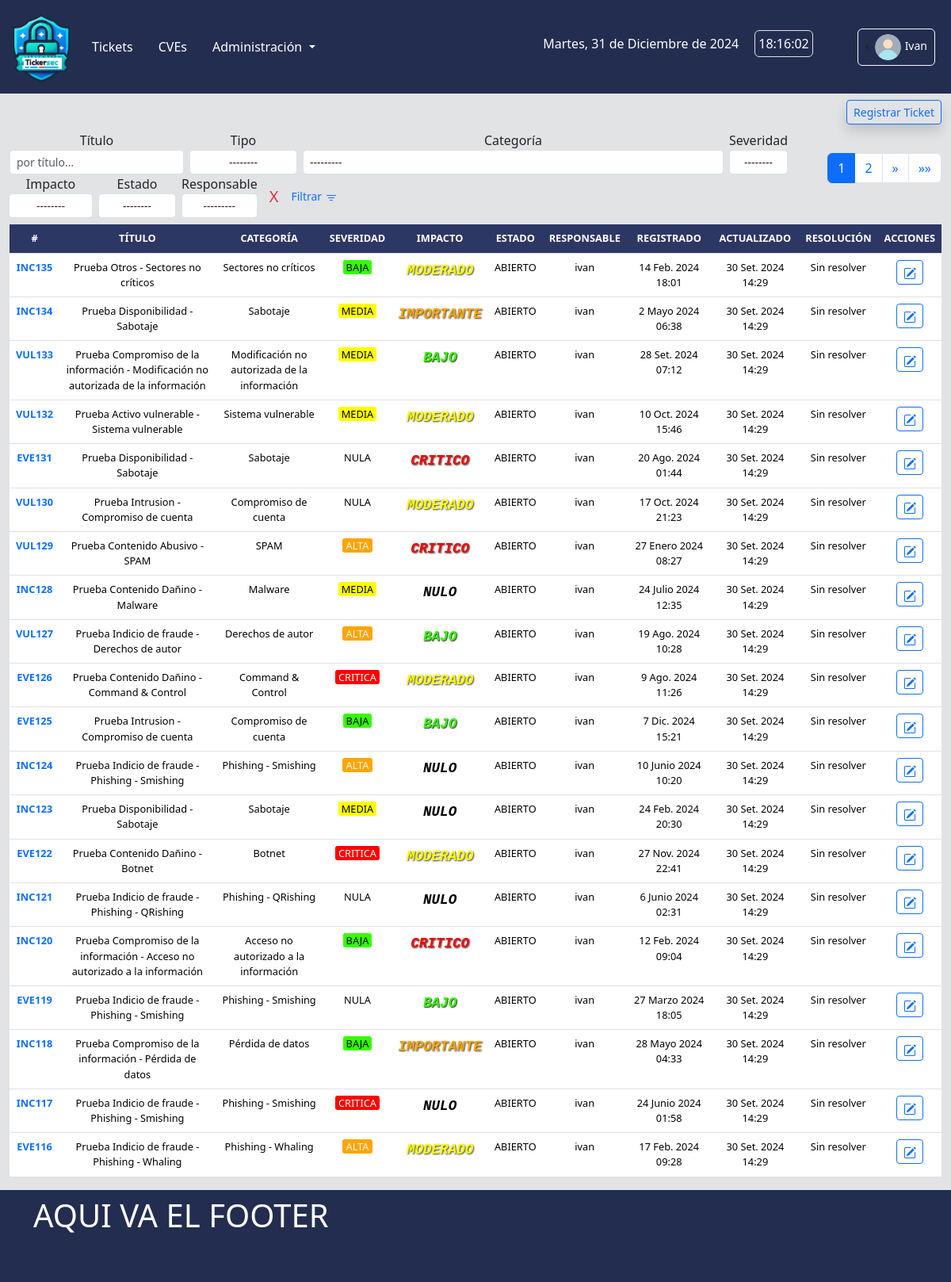
/core/tickets/ (signed in), run on an earlier commit of the app's database.
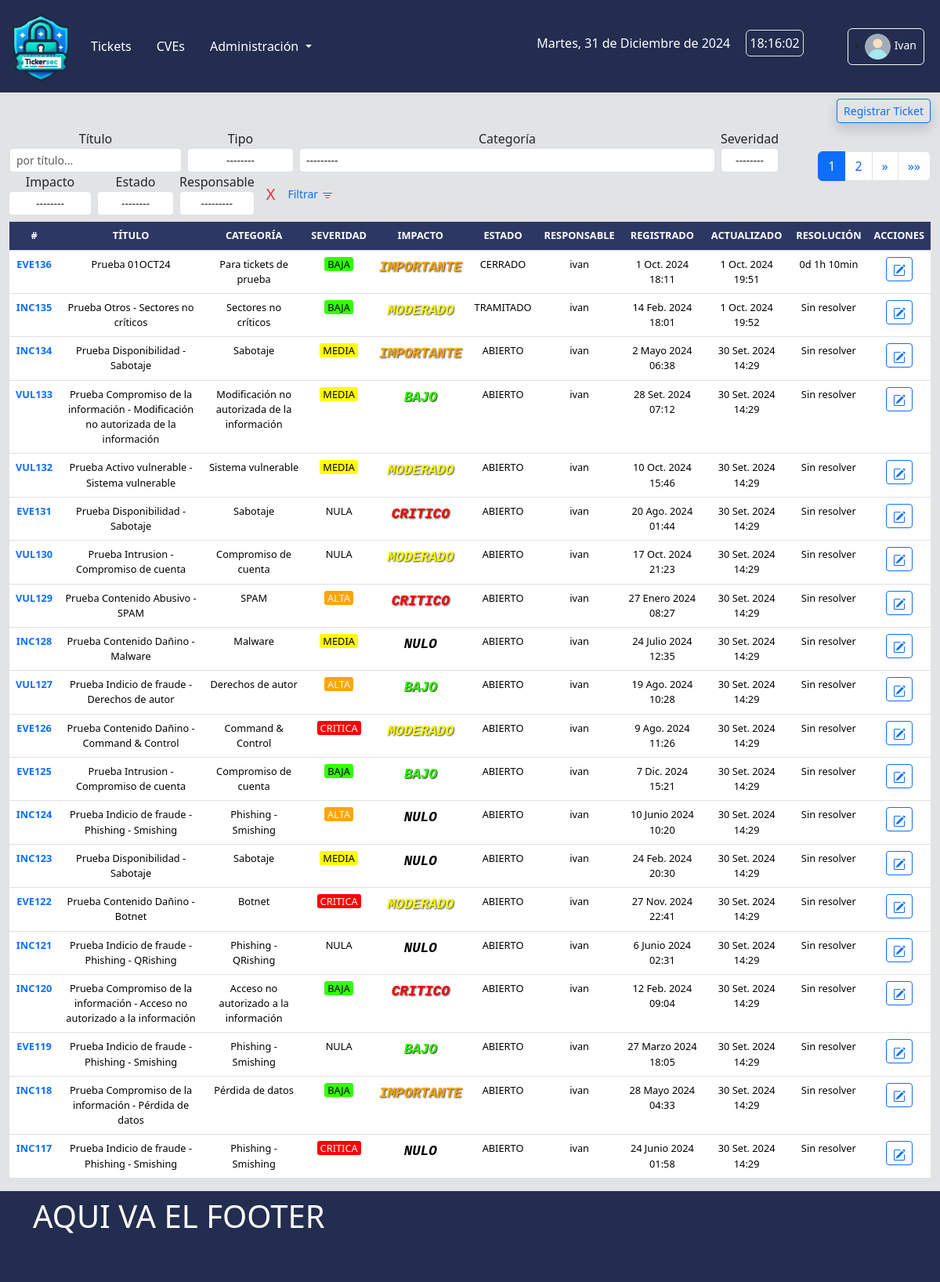
And on a later commit of the database.
### core/models.py (models this page shows, shortened)
class Ticket(models.Model):
    type = models.CharField(verbose_name='Tipo', max_length=50, choices=TicketType.choices, default=TicketType.INCIDENTE)
    category = models.ForeignKey(TicketCategory, verbose_name='Categoria', related_name='categorias', on_delete=models.PROTECT)
    title = models.CharField(verbose_name='Titulo', max_length=50, blank=False)
    createdAt = models.DateTimeField(auto_now_add=True) # auto_now_add: actualiza el valor con la hora y la fecha de creación del registro.
    lastUpdate = models.DateTimeField(auto_now=True) # auto_now: actualiza el valor del campo a la hora y fecha actuales cada vez que se llama a Model.save().
    resolution = models.DurationField(verbose_name='Resolucion', blank=True, null=True)
    severity = models.CharField(verbose_name='Severidad', choices=Severity.choices, default=Severity.NULA, max_length=7)
    impact = models.CharField(verbose_name='Impacto', choices=Impact.choices, default=Impact.NULO, max_length=10)
    status = models.CharField(verbose_name='Estado', choices=TicketStatus.choices, default=TicketStatus.ABIERTO, max_length=10)
    createdBy = models.ForeignKey(User, verbose_name='Remitente', related_name='created_tickets', on_delete=models.PROTECT, blank=False)
    assignedTo = models.ForeignKey(User, verbose_name='Responsable', related_name='assigned_tickets', on_delete=models.PROTECT, blank=False)
    resume = models.CharField(verbose_name='Resumen', max_length=300, blank=False)
    report = models.ForeignKey(TicketReport, verbose_name='Reporte', related_name='reportes', on_delete=models.PROTECT, null=True, blank=True)
    def resolution_display(self):
        if not self.resolution:
            return 'Sin resolver'
        else:
            total_seconds = int(self.resolution.total_seconds())
            days = total_seconds // 86400
            hours = (total_seconds % 86400) // 3600
            minutes = (total_seconds % 3600) // 60
            return f'{days}d {hours}h {minutes}min'
    class Meta:
        ordering = ['-pk']
        verbose_name_plural = 'Tickets'

class TicketCategory(models.Model):
    name = models.CharField(verbose_name='Categoria', max_length=50, blank=False)
    subcategory = models.CharField(verbose_name='Subcategoria', max_length=50, unique=True, blank=False)
    description = models.CharField(verbose_name='Descripcion', max_length=500, blank=False)
    createdAt = models.DateTimeField(auto_now_add=True)
    createdBy = models.ForeignKey(User, on_delete=models.PROTECT, null=False)
    active = models.BooleanField(verbose_name='Activo', null=False, default=True)
    def __str__(self):
        return f'{self.name} - {self.subcategory}'
    class Meta:
        ordering = ['name', 'subcategory']
        verbose_name_plural = 'Categorias'

### core/views.py (the view)
# urls.py: path("tickets/", TicketListView.as_view(), name="tickets"),
class TicketListView(ListView):
    model = Ticket
    template_name = 'core/ticket_list.html'
    context_object_name = 'ticket_list'
    login_url = 'login'
    paginate_by = 20
    def get_queryset(self):
        queryset = super().get_queryset()
        form = TicketSearchForm(self.request.GET)
        if form.is_valid():
            if form.cleaned_data['q']:
                queryset = queryset.filter(title__icontains=form.cleaned_data['q'])
            if form.cleaned_data['type']:
                queryset = queryset.filter(type=form.cleaned_data['type'])
            if form.cleaned_data['category']:
                queryset = queryset.filter(category=form.cleaned_data['category'])
            if form.cleaned_data['severity']:
                queryset = queryset.filter(severity=form.cleaned_data['severity'])
            if form.cleaned_data['impact']:
                queryset = queryset.filter(impact=form.cleaned_data['impact'])
            if form.cleaned_data['status']:
                queryset = queryset.filter(status=form.cleaned_data['status'])
            if form.cleaned_data['assignedTo']:
                queryset = queryset.filter(assignedTo=form.cleaned_data['assignedTo'])
        return queryset
    def get_context_data(self, **kwargs):
        context = super().get_context_data(**kwargs)
        context['newTicketForm'] = TicketForm()
        context['categories'] = TicketCategory.objects.all()
        context['searchForm'] = TicketSearchForm(self.request.GET)
        return context

### core/forms.py
class TicketForm(forms.ModelForm):
    class Meta:
        model = Ticket
        fields = ['type', 'category', 'title', 'severity', 'impact', 'assignedTo', 'resume']
        widgets = {
            'type': forms.Select(attrs={'class': 'form-control form-control-sm'}),
            'category': forms.Select(attrs={'class': 'form-control form-control-sm'}),
            'title': forms.TextInput(attrs={'class': 'form-control form-control-sm',  'minlength': 5, }),
            'severity': forms.Select(attrs={'class': 'form-control form-control-sm'}),
            'impact': forms.Select(attrs={'class': 'form-control form-control-sm'}),
            'assignedTo': forms.Select(attrs={'class': 'form-control form-control-sm'}),
            'resume': forms.Textarea(attrs={'class': 'form-control form-control-sm', 'rows': 4, }),
        }

### templates/core/ticket_list.html (shortened to what this page needs)
{% extends "dash/base.html" %}
{% load static %}
{% block main %}
<div class="container-fluid my-2">
    <div class="d-flex justify-content-end">
        {% if user.is_authenticated %}
        <button type="button" class="btn btn-sm btn-outline-primary shadow" data-bs-toggle="modal" data-bs-target="#newTicketModal">
            Registrar Ticket
        </button>
        {% endif %}
    </div>
    <div class="d-flex align-items-center justify-content-between py-2">
        <form action="{% url 'core:tickets' %}" method="get">
            <div class="d-flex flex-colum input-group text-center">
                {% for field in searchForm %}
                <div class="form-group me-2">
                    <label for="{{form.label.id_for_label}}">{{field.label}}</label>
                    {{field}}
                </div>
                {% endfor %}
                <button type="reset" title="limpiar" class="btn btn-sm btn-outline-danger border border-0 rounded-5 fs-5">
                    <span>X</span>
                <button type="submit" class="input-group-append btn btn-sm btn-outline-primary border-start-1 border ms-n5">
                    Filtrar
                </button>
            </div>
        </form>
        <nav aria-label="Page navigation">
            <ul class="pagination">
                {% for num in page_obj.paginator.page_range %}
                {% if page_obj.number == num %}
                <li class="page-item active"><span class="page-link">{{ num }}</span></li>
                {% elif num > page_obj.number|add:'-2' and num < page_obj.number|add:'2' %}
                <li class="page-item"><a class="page-link" href="?page={{ num }}">{{ num }}</a></li>
                {% endif %}
                {% endfor %}
                {% if page_obj.has_next %}
                <li class="page-item">
                    <a class="page-link" href="?page={{ page_obj.next_page_number }}" aria-label="Next">
                        <span aria-hidden="true">&raquo;</span>
                    </a>
                </li>
                <li class="page-item">
                    <a class="page-link" href="?page={{ page_obj.paginator.num_pages }}" aria-label="Last">
                        <span aria-hidden="true">&raquo;&raquo;</span>
                    </a>
                </li>
                {% endif %}
            </ul>
        </nav>
    </div>
    <table class="table table-hover" style="font-size: .8rem;">
        <thead class="text-center">
            <tr>
                <th scope="col" class="bg-blueMilei-subtle text-white text-uppercase">#</th>
                <th scope="col" class="bg-blueMilei-subtle text-white text-uppercase">Título</th>
                <th scope="col" class="bg-blueMilei-subtle text-white text-uppercase">Categoría</th>
                <th scope="col" class="bg-blueMilei-subtle text-white text-uppercase">Severidad</th>
                <th scope="col" class="bg-blueMilei-subtle text-white text-uppercase">Impacto</th>
                <th scope="col" class="bg-blueMilei-subtle text-white text-uppercase">Estado</th>
                <th scope="col" class="bg-blueMilei-subtle text-white text-uppercase">Responsable</th>
                <th scope="col" class="bg-blueMilei-subtle text-white text-uppercase">Registrado</th>
                <th scope="col" class="bg-blueMilei-subtle text-white text-uppercase">Actualizado</th>
                <th scope="col" class="bg-blueMilei-subtle text-white text-uppercase">Resolución</th>
                <th scope="col" class="bg-blueMilei-subtle text-white text-uppercase">Acciones</th>
            </tr>
        </thead>
        <tbody class="text-center">
            {% for ticket in ticket_list %}
            <tr>
                <th scope="row">
                    {% if user.is_authenticated %}
                    <a class="text-decoration-none"
                        href="{% url 'core:detail-ticket' ticket.pk %}">{{ticket.type}}{{ticket.pk}}</a>
                    {% else %}
                    {{ticket.type}}{{ticket.pk}}
                    {% endif %}
                </th>
                <td>{{ ticket.title }}</td>
                <td title="{{ticket.category.name}}">{{ ticket.category.subcategory }}</td>
                <td><span class="severidad-{{ ticket.severity|lower }} px-1">{{ ticket.severity }}</span></td>
                <td><span class="impacto-{{ ticket.impact|lower }}">{{ ticket.impact }}</span></td>
                <td>{{ ticket.status }}</td>
                <td>{{ ticket.assignedTo }}</td>
                <td>{{ ticket.createdAt }}</td>
                <td>{{ ticket.lastUpdate }}</td>
                <td>{{ ticket.resolution_display }}</td>
                <td>
                    {% if user.is_authenticated %}
                    <a href="{% url 'core:update-ticket' ticket.pk %}" class="btn btn-sm btn-outline-primary" title="Editar">
                    </a>
                    {% endif %}
                </td>
            </tr>
            {% endfor %}
        </tbody>
    </table>
</div>
{% endblock main %}

### templates/dash/base.html (shortened to what this page needs)
{% load static %}
<!DOCTYPE html>
<html lang="es">
<head>
    {% load django_bootstrap5 %}
    {% bootstrap_css %}
    {% block extra_css %}
    <link rel="stylesheet" href="{% static 'css/dash/styles.css' %}">
    {% endblock extra_css %}
</head>
<body class="bg-secondary-subtle">
    <header class="bg-blueMilei">
        <nav class="navbar navbar-expand-lg me-2">
            <div class="container-fluid">
                <a class="navbar-brand" href="{% url 'dash:index' %}">
                    <img src='{% static "img/dash/favicon-824.png" %}' width="80rem" alt="" srcset="">
                </a>
                <div class="collapse navbar-collapse justify-content-around align-items-center" id="navbarSupportedContent">
                    <ul class="navbar-nav me-auto mb-2 mb-lg-0">
                        <li class="navItemEffect nav-item me-3">
                            <a class="navTextEffect nav-link" aria-current="page"
                                href="{% url 'core:tickets' %}">Tickets</a>
                        </li>
                        <li class="navItemEffect nav-item me-3">
                            <a class="navTextEffect nav-link" href="#">CVEs</a>
                        </li>
                        <li class="navItemEffect nav-item me-3 dropdown">
                            <a class="navTextEffect nav-link dropdown-toggle" href="#" role="button"
                                data-bs-toggle="dropdown" aria-expanded="false">
                                Administración
                            </a>
                        </li>
                    </ul>
                    <div class="d-flex align-items-center me-2 mb-2">
                        <div class="nav-link disabled text-white p-1 me-3" id="fechaCompleta"></div>
                        <div class="nav-link disabled text-white p-1 me-5 border rounded" id="reloj"></div>
                    </div>
                    {% if user.is_authenticated %}
                    <div class="nav-item btn-group dropstart border border-light rounded p-1">
                        <button class="btn btn-sm dropdown-toggle p-0 px-1" type="button" id="dropdownMenuUser" data-bs-toggle="dropdown" aria-expanded="false">
                            <img src="{% static 'img/dash/user.png' %}" alt="avatar icon" class="rounded-circle"
                                style="width: 35px;">
                            <span class="text-white">{{ user|title }}</span>
                        </button>
                    </div>
                    {% else %}
                    <a href="{% url 'login' %}" class="btn btn-sm btn-outline-success">Ingresar</a>
                    {% endif %}
                </div>
            </div>
        </nav>
    </header>
    {% block main %}{% endblock main %}
    <footer class="bg-blueMilei text-white p-2">
        <div class="container" style="min-height: 100px;">
            <h1>AQUI VA EL FOOTER</h1>
        </div>
    </footer>
</body>
</html>

### static/css/dash/styles.css (style rules this page uses)
:root { --bg-blueMilei: rgb(35, 45, 79); --bg-blueMilei-subtle: rgb(45, 55, 100); }
.bg-blueMilei { background-color: var(--bg-blueMilei) !important; }
.bg-blueMilei-subtle { background-color: var(--bg-blueMilei-subtle) !important; }
.navTextEffect { color:white; }
.severidad-critica { background-color: red; color: white; border-radius: 3px; }
.severidad-alta { background-color: orange; color: whitesmoke; border-radius: 3px; }
.severidad-media { background-color: yellow; color: black; border-radius: 3px; }
.severidad-baja { background-color: #33ff00; color: black; border-radius: 3px; }
.impacto-critico { color: red; text-shadow: rgb(60, 60, 60) 1px 1px 2px; font-style: italic; font-weight: bold; font-family: 'Courier New', Courier, monospace; font-size: 1.1rem; }
.impacto-importante { color: orange; text-shadow: rgb(60, 60, 60) 1px 1px 2px; font-style: italic; font-weight: bold; font-family: 'Courier New', Courier, monospace; font-size: 1.1rem; }
.impacto-moderado { color: yellow; text-shadow: rgb(60, 60, 60) 1px 1px 2px; font-style: italic; font-weight: bold; font-family: 'Courier New', Courier, monospace; font-size: 1.1rem; }
.impacto-bajo { color: #33ff00; text-shadow: rgb(60, 60, 60) 1px 1px 1px; font-style: italic; font-weight: bold; font-family: 'Courier New', Courier, monospace; font-size: 1.1rem; }
.impacto-nulo { color: black; font-style: italic; font-weight: bold; font-family: 'Courier New', Courier, monospace; font-size: 1.1rem; }

What changed in the data, as far as the page shows it:
no longer on this page (row unchanged): Ticket: type "EVE", pk "116", title "Prueba Indicio de fraude - Phishing - Whaling", category.subcategory "Phishing - Whaling", severity "ALTA", impact "MODERADO", status "ABIERTO", assignedTo "ivan", createdAt "17 Feb. 2024 09:28", lastUpdate "30 Set. 2024 14:29", resolution_display "Sin resolver"
added Ticket: type "EVE", pk "136", title "Prueba 01OCT24", category.subcategory "Para tickets de prueba", severity "BAJA", impact "IMPORTANTE", status "CERRADO", assignedTo "ivan", createdAt "1 Oct. 2024 18:11", lastUpdate "1 Oct. 2024 19:51", resolution_display "0d 1h 10min"
changed Ticket "Prueba Otros - Sectores no críticos": status "ABIERTO" → "TRAMITADO"; lastUpdate "30 Set. 2024 14:29" → "1 Oct. 2024 19:52"
